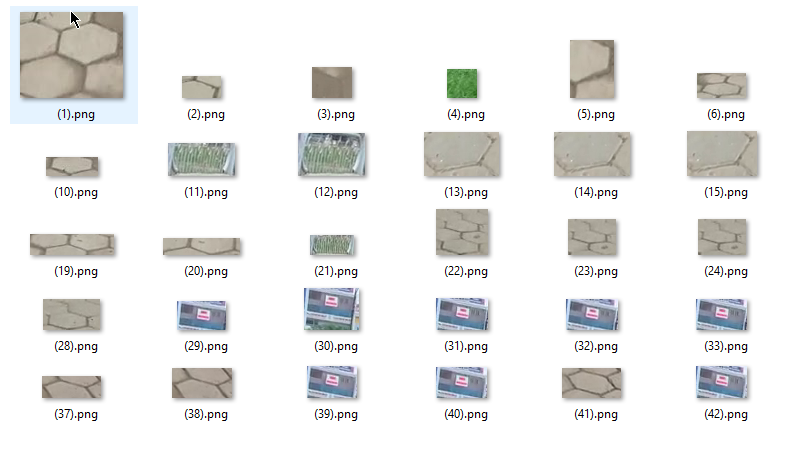
#> input picture images/0.png, 794 x 453 px, given as the content of the folder ./dataset/0, which was not available
$ python main.py   (older library calls are emulated)
#> lines starting #> are read from the running program, lines starting #| are printed output that depends on the picture; after the words box and inside, x2 and y2 are one past the last pixel; in counts of white or black regions, pixels touching at a corner belong together; pictures that were not available may be replaced by others from this repository, and a replacement may not be noted
### classification.py
import cv2
import numpy as np
from matplotlib import pyplot as plt
from os import listdir
# local modules
from common import clock, mosaic
from skimage.feature import hog
from sklearn.svm import SVC
import pickle

#Parameter
SIZE = 32
CLASS_NUMBER = 13

def load_traffic_dataset():
    dataset = []
    labels = []
    for sign_type in range(CLASS_NUMBER):
        sign_list = listdir("./dataset/{}".format(sign_type))
        for sign_file in sign_list:
            if '.png' in sign_file:
                path = "./dataset/{}/{}".format(sign_type,sign_file)
                print(path)
                img = cv2.imread(path,0)
                img = cv2.resize(img, (SIZE, SIZE))
                img = np.reshape(img, [SIZE, SIZE])
                dataset.append(img)
                labels.append(sign_type)
    return np.array(dataset), np.array(labels)


def deskew(img):
    m = cv2.moments(img)
    if abs(m['mu02']) < 1e-2:
        return img.copy()
    skew = m['mu11']/m['mu02']
    M = np.float32([[1, skew, -0.5*SIZE*skew], [0, 1, 0]])
    img = cv2.warpAffine(img, M, (SIZE, SIZE), flags=cv2.WARP_INVERSE_MAP | cv2.INTER_LINEAR)
    return img

class StatModel(object):
    # [4 lines left out: function load, not called in this run]

    def save(self):
        filename = 'svc_model.pkl'
        with open(filename, 'wb') as file:
            pickle.dump(self.model, file)

class SVM(StatModel):
    def __init__(self, C=12.5, gamma=0.50625):
        self.model = SVC(C=C, gamma=gamma, kernel='rbf', decision_function_shape='ovr')

    def train(self, samples, responses):
        self.model.fit(samples, responses)

    def predict(self, samples):
        return self.model.predict(samples)

# [20 lines left out: function evaluate_model, not called in this run]

def get_hog() :
    winSize = (20,20)
    blockSize = (10,10)
    blockStride = (5,5)
    cellSize = (10,10)
    nbins = 9
    derivAperture = 1
    winSigma = 4
    histogramNormType = 0
    L2HysThreshold = 2.0000000000000001e-01
    gammaCorrection = 0
    nlevels = 64
    signedGradient = True

    hog = cv2.HOGDescriptor(winSize,blockSize,blockStride,cellSize,nbins,derivAperture,winSigma,histogramNormType,L2HysThreshold,gammaCorrection,nlevels, signedGradient)
    return hog


def training():
    print('Loading data from data.png ... ')
    # Load data.
    #data, labels = load_data('data.png')
    data, labels = load_traffic_dataset()
    print(data.shape)
    print('Shuffle data ... ')
    # Shuffle data
    rand = np.random.RandomState(10)
    shuffle = rand.permutation(len(data))
    data, labels = data[shuffle], labels[shuffle]

    print('Deskew images ... ')
    #Xử lý góc nghiêng
    data_deskewed = list(map(deskew, data))

    print('Defining HoG parameters ...')
    # HoG feature descriptor
    hog = get_hog()

    print('Calculating HoG descriptor for every image ... ')
    hog_descriptors = []
    for img in data_deskewed:
        hog_descriptors.append(hog.compute(img))
    hog_descriptors = np.squeeze(hog_descriptors)

    # print('Spliting data into training (90%) and test set (10%)... ')
    train_n=int(0.9*len(hog_descriptors))
    data_train, data_test = np.split(data_deskewed, [train_n])
    hog_descriptors_train, hog_descriptors_test = np.split(hog_descriptors, [train_n])
    labels_train, labels_test = np.split(labels, [train_n])


    print('Training SVM model ...')
    model = SVM()
    model.train(hog_descriptors_train, labels_train)

    print('Saving SVM model ...')
    model.save()
    print(model)

    return model

    # svm_loaded = SVM()
    # svm_loaded.load()
    # return svm_loaded

# [10 lines left out: function getLabel, not called in this run]

### main.py
import cv2
import numpy as np
import matplotlib.pyplot as plt
from math import sqrt
from skimage.feature import blob_dog, blob_log, blob_doh
import imutils
import argparse
import os
import math

from classification import training, getLabel

SIGNS = ["ERROR",
        "STOP",
        "TURN LEFT",
        "TURN RIGHT",
        "DO NOT TURN LEFT",
        "DO NOT TURN RIGHT",
        "START",
        "SPEED LIMIT",
        "OTHER"]

# Clean all previous file
def clean_images():
	file_list = os.listdir('./')
	for file_name in file_list:
		if '.png' in file_name:
			os.remove(file_name)


### Preprocess image
#Enhance the visibility of features in low-light images or images with poor contrast.
def constrastLimit(image):
    #converts the image from BGR color space to YCrCb
    img_hist_equalized = cv2.cvtColor(image, cv2.COLOR_BGR2YCrCb)
    #splits the image into 3 channels: Y, Cr, and Cb
    channels = cv2.split(img_hist_equalized)
    temps = list(channels)
    # y channel improve the contrast of the image
    temps[0] = cv2.equalizeHist(channels[0])
    channels = tuple(temps)
    # channels[0] = cv2.equalizeHist(channels[0])
    #merges the channels back together and converts the image back to BGR color
    img_hist_equalized = cv2.merge(channels)
    img_hist_equalized = cv2.cvtColor(img_hist_equalized, cv2.COLOR_YCrCb2BGR)
    return img_hist_equalized

def LaplacianOfGaussian(image):
    #Reduce noise and smooth the image
    LoG_image = cv2.GaussianBlur(image, (3,3), 0)           # paramter
    #Converted to grayscale
    gray = cv2.cvtColor( LoG_image, cv2.COLOR_BGR2GRAY)
    #Enhance the edges
    LoG_image = cv2.Laplacian( gray, cv2.CV_8U,3,3,2)       # parameter
    #Scales the result to 8-bit unsigned integer format
    LoG_image = cv2.convertScaleAbs(LoG_image)
    return LoG_image

# binarization on an image
def binarization(image):
    thresh = cv2.threshold(image,32,255,cv2.THRESH_BINARY)[1]
    #thresh = cv2.adaptiveThreshold(image,255,cv2.ADAPTIVE_THRESH_GAUSSIAN_C, cv2.THRESH_BINARY,11,2)
    return thresh

def preprocess_image(image):
    image = constrastLimit(image)
    image = LaplacianOfGaussian(image)
    image = binarization(image)
    return image

# Find Signs
def removeSmallComponents(image, threshold):
    #find all your connected components (white blobs in your image)
    nb_components, output, stats, centroids = cv2.connectedComponentsWithStats(image, connectivity=8)
    sizes = stats[1:, -1];
    nb_components = nb_components - 1

    img2 = np.zeros((output.shape),dtype = np.uint8)
    #for every component in the image, you keep it only if it's above threshold
    for i in range(0, nb_components):
        if sizes[i] >= threshold:
            img2[output == i + 1] = 255
    return img2

def findContour(image):
    #find contours in the thresholded image
    cnts = cv2.findContours(image, cv2.RETR_EXTERNAL, cv2.CHAIN_APPROX_NONE    )
    cnts = cnts[0] if imutils.is_cv2() else cnts[1]
    return cnts

# [38 lines left out: functions contourIsSign, cropContour, cropSign, not called in this run]


def findLargestSign(image, contours, threshold, distance_theshold):
    max_distance = 0
    coordinate = None
    sign = None
    for c in contours:
        M = cv2.moments(c)
        if M["m00"] == 0:
            continue
        cX = int(M["m10"] / M["m00"])
        cY = int(M["m01"] / M["m00"])
        is_sign, distance = contourIsSign(c, [cX, cY], 1-threshold)
        if is_sign and distance > max_distance and distance > distance_theshold:
            max_distance = distance
            coordinate = np.reshape(c, [-1,2])
            left, top = np.amin(coordinate, axis=0)
            right, bottom = np.amax(coordinate, axis = 0)
            coordinate = [(left-2,top-2),(right+3,bottom+1)]
            sign = cropSign(image,coordinate)
    return sign, coordinate


# [19 lines left out: function findSigns, not called in this run]

def localization(image, min_size_components, similitary_contour_with_circle, model, count, current_sign_type):
    original_image = image.copy()
    binary_image = preprocess_image(image)

    binary_image = removeSmallComponents(binary_image, min_size_components)

    binary_image = cv2.bitwise_and(binary_image,binary_image, mask=remove_other_color(image))

    #binary_image = remove_line(binary_image)

    cv2.imshow('BINARY IMAGE', binary_image)
    contours = findContour(binary_image)
    #signs, coordinates = findSigns(image, contours, similitary_contour_with_circle, 15)
    sign, coordinate = findLargestSign(original_image, contours, similitary_contour_with_circle, 15)

    text = ""
    sign_type = -1
    i = 0

    if sign is not None:
        sign_type = getLabel(model, sign)
        sign_type = sign_type if sign_type <= 8 else 8
        text = SIGNS[sign_type]
        cv2.imwrite(str(count)+'_'+text+'.png', sign)

    if sign_type > 0 and sign_type != current_sign_type:
        cv2.rectangle(original_image, coordinate[0],coordinate[1], (0, 255, 0), 1)
        font = cv2.FONT_HERSHEY_PLAIN
        cv2.putText(original_image,text,(coordinate[0][0], coordinate[0][1] -15), font, 1,(0,0,255),2,cv2.LINE_4)
    return coordinate, original_image, sign_type, text

# [12 lines left out: function remove_line, not called in this run]

def remove_other_color(img):
    frame = cv2.GaussianBlur(img, (3,3), 0)
    hsv = cv2.cvtColor(frame, cv2.COLOR_BGR2HSV)
    # define range of blue color in HSV
    lower_blue = np.array([100,128,0])
    upper_blue = np.array([215,255,255])
    # Threshold the HSV image to get only blue colors
    mask_blue = cv2.inRange(hsv, lower_blue, upper_blue)

    lower_white = np.array([0,0,128], dtype=np.uint8)
    upper_white = np.array([255,255,255], dtype=np.uint8)
    # Threshold the HSV image to get only blue colors
    mask_white = cv2.inRange(hsv, lower_white, upper_white)

    lower_black = np.array([0,0,0], dtype=np.uint8)
    upper_black = np.array([170,150,50], dtype=np.uint8)

    mask_black = cv2.inRange(hsv, lower_black, upper_black)

    mask_1 = cv2.bitwise_or(mask_blue, mask_white)
    mask = cv2.bitwise_or(mask_1, mask_black)
    # Bitwise-AND mask and original image
    #res = cv2.bitwise_and(frame,frame, mask= mask)
    return mask

def main(args):
	#Clean previous image
    clean_images()
    #Training phase
    model = training()
#> in load_traffic_dataset, `img = cv2.resize(img, (SIZE, SIZE))`:
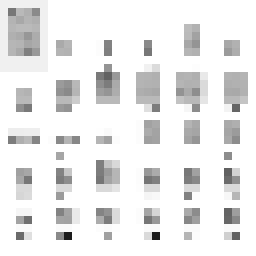
#> img: shape (32, 32) (shown 8 times larger); min 28, max 255, mean 234.4
#| (13, 32, 32)
#> in deskew, `m = cv2.moments(img)`: m = moments, m00 239992, centre m10/m00, m01/m00 = (15.54, 15.52)
#> in deskew, `skew = m['mu11']/m['mu02']`: skew = -0.013
#> in deskew, `M = np.float32([[1, skew, -0.5*SIZE*skew], [0, 1, 0]])`: M = [[1, -0.013, 0.208], [0, 1, 0]]

    vidcap = cv2.VideoCapture(0)
    # vidcap = cv2.VideoCapture(args.file_name)


    fps = vidcap.get(cv2.CAP_PROP_FPS)
    width = vidcap.get(3)  # float
    height = vidcap.get(4) # float

    # Define the codec and create VideoWriter object
    fourcc = cv2.VideoWriter_fourcc(*'XVID')
    out = cv2.VideoWriter('output.avi',fourcc, fps , (640,480))

    # initialize the termination criteria for cam shift, indicating
    # a maximum of ten iterations or movement by a least one pixel
    # along with the bounding box of the ROI
    termination = (cv2.TERM_CRITERIA_EPS | cv2.TERM_CRITERIA_COUNT, 10, 1)
    roiBox = None
    roiHist = None

    success = True
    similitary_contour_with_circle = 0.65   # parameter
    count = 0
    current_sign = None
    current_text = ""
    current_size = 0
    sign_count = 0
    coordinates = []
    position = []
    file = open("Output.txt", "w")
    while True:
        success,frame = vidcap.read()
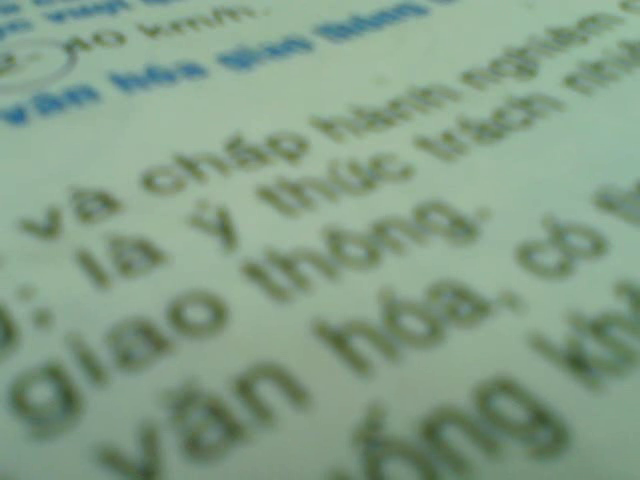
#> input picture frame 7 of output.avi, 640 x 480 px, given in place of the camera
#> frame is the input picture: shape (480, 640, 3); mean B, G, R 135.7, 158.3, 132.3
        if not success:
            print("FINISHED")
            break
        width = frame.shape[1]
#> width = 640
        height = frame.shape[0]
#> height = 480
        #frame = cv2.resize(frame, (640,int(height/(width/640))))
        frame = cv2.resize(frame, (640,480))

        print("Frame:{}".format(count))
        #image = cv2.cvtColor(image, cv2.COLOR_BGR2HSV)
        coordinate, image, sign_type, text = localization(frame, args.min_size_components, args.similitary_contour_with_circle, model, count, current_sign)
#> in constrastLimit, `img_hist_equalized = cv2.cvtColor(image, cv2.COLOR_BGR2YCrCb)`: img_hist_equalized: shape (480, 640, 3); mean of channels 0, 1, 2 147.9, 116.8, 121
#> in constrastLimit, `temps = list(channels)`: temps = 3 items
#> in constrastLimit, `img_hist_equalized = cv2.merge(channels)`: img_hist_equalized: shape (480, 640, 3); mean of channels 0, 1, 2 130, 116.8, 121
#> in LaplacianOfGaussian, `gray = cv2.cvtColor( LoG_image, cv2.COLOR_BGR2GRAY)`:
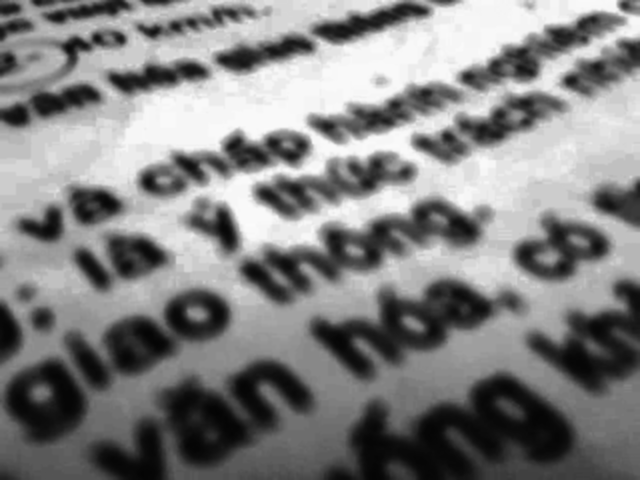
#> gray: shape (480, 640); min 4, max 251, mean 130
#> in binarization, `thresh = cv2.threshold(image,32,255,cv2.THRESH_BINARY)[1]`:
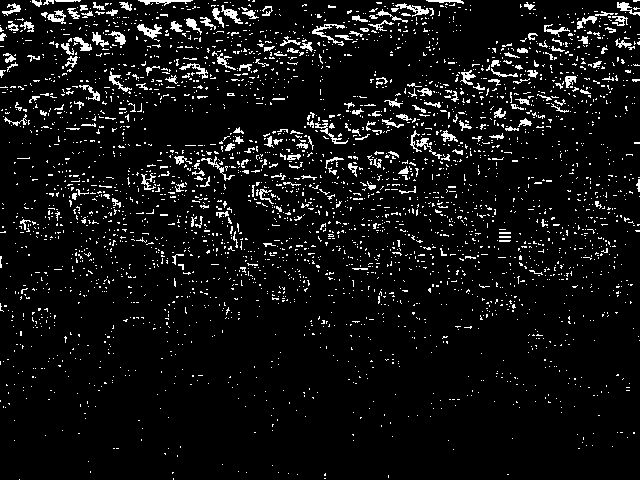
#> thresh: shape (480, 640); 6.8% white in thin lines or dots
#> in removeSmallComponents, `nb_components, output, stats, centroids = cv2.connectedComponentsWithS..`:
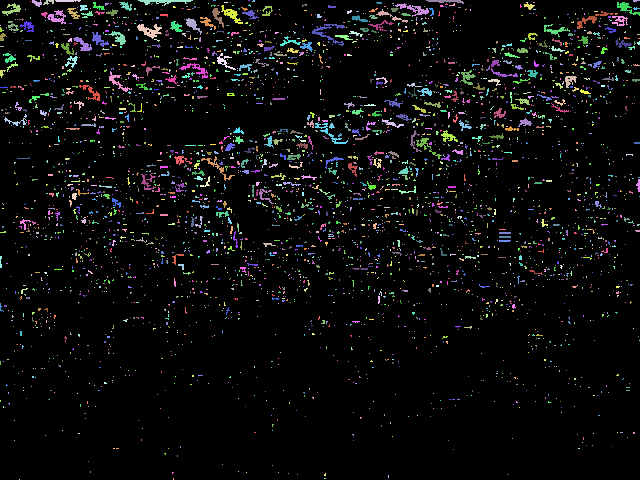
#> output: shape (480, 640) int32; 3396 distinct labels, from 0 to 3395; one colour per label, 0 black
#> in removeSmallComponents, `nb_components, output, stats, centroids = cv2.connectedComponentsWithS..`: nb_components = 3396; centroids = 3396 pairs, first value 0 to 639, second value 0 to 479
#> in removeSmallComponents, `sizes = stats[1:, -1];`: sizes = 3395 values, max 183 at index 192, min 1 at index 0, mean 6.13
#> in removeSmallComponents, `nb_components = nb_components - 1`: nb_components = 3395
#> after the loop in removeSmallComponents, `for i in range(0, nb_components):`: img2: shape (480, 640); every value is 0
#> in remove_other_color, `hsv = cv2.cvtColor(frame, cv2.COLOR_BGR2HSV)`: hsv: shape (480, 640, 3); mean H, S, V 63.2, 46.1, 158.5
#> in remove_other_color, `mask_blue = cv2.inRange(hsv, lower_blue, upper_blue)`:
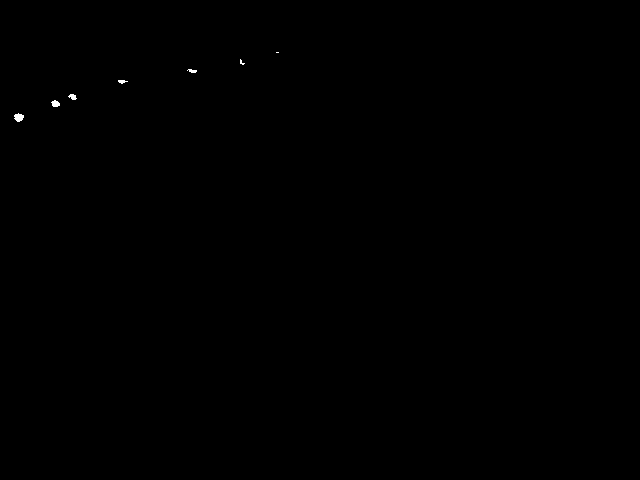
#> mask_blue: shape (480, 640); 0.07% white; 7 white regions (2 under 20 px), largest, box (x1, y1, x2, y2) and area: (14, 113, 24, 122) 63, (51, 100, 60, 107) 45, (68, 94, 77, 100) 35, (187, 69, 197, 73) 26, (118, 80, 128, 84) 25
#> in remove_other_color, `mask_white = cv2.inRange(hsv, lower_white, upper_white)`:
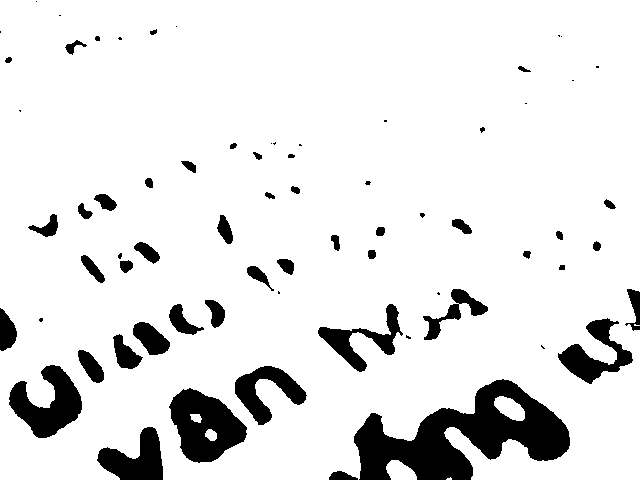
#> mask_white: shape (480, 640); 89.4% white; 70 black regions (23 under 20 px), largest, box (x1, y1, x2, y2) and area: (354, 379, 570, 480) 10591, (169, 388, 247, 463) 3607, (9, 365, 82, 438) 2808
#> in findContour, `cnts = cv2.findContours(image, cv2.RETR_EXTERNAL, cv2.CHAIN_APPROX_NON..`: cnts = 0 contours
#> in findContour, `cnts = cnts[0] if imutils.is_cv2() else cnts[1]`: cnts = []
#> after the loop in findLargestSign, `for c in contours:`: max_distance = 0
#> sign_type = -1; text = ''
        if coordinate is not None:
            cv2.rectangle(image, coordinate[0],coordinate[1], (255, 255, 255), 1)
        print("Sign:{}".format(sign_type))
#| Sign:-1
        if sign_type > 0 and (not current_sign or sign_type != current_sign):
            current_sign = sign_type
            current_text = text
            top = int(coordinate[0][1]*1.05)
            left = int(coordinate[0][0]*1.05)
            bottom = int(coordinate[1][1]*0.95)
            right = int(coordinate[1][0]*0.95)

            position = [count, sign_type if sign_type <= 8 else 8, coordinate[0][0], coordinate[0][1], coordinate[1][0], coordinate[1][1]]
            cv2.rectangle(image, coordinate[0],coordinate[1], (0, 255, 0), 1)
            font = cv2.FONT_HERSHEY_PLAIN
            cv2.putText(image,text,(coordinate[0][0], coordinate[0][1] -15), font, 1,(0,0,255),2,cv2.LINE_4)

            tl = [left, top]
            br = [right,bottom]
            print(tl, br)
            current_size = math.sqrt(math.pow((tl[0]-br[0]),2) + math.pow((tl[1]-br[1]),2))
            # grab the ROI for the bounding box and convert it
            # to the HSV color space
            roi = frame[tl[1]:br[1], tl[1]:br[1]]
            if roi.size == 0:
                continue
            else:
                roi = cv2.cvtColor(roi, cv2.COLOR_BGR2HSV)

            #roi = cv2.cvtColor(roi, cv2.COLOR_BGR2LAB)

            # compute a HSV histogram for the ROI and store the
            # bounding box
            roiHist = cv2.calcHist([roi], [0], None, [16], [0, 180])
            roiHist = cv2.normalize(roiHist, roiHist, 0, 255, cv2.NORM_MINMAX)
            roiBox = (tl[0], tl[1], br[0], br[1])

        elif current_sign:
            hsv = cv2.cvtColor(frame, cv2.COLOR_BGR2HSV)
            backProj = cv2.calcBackProject([hsv], [0], roiHist, [0, 180], 1)

            # apply cam shift to the back projection, convert the
            # points to a bounding box, and then draw them
            (r, roiBox) = cv2.CamShift(backProj, roiBox, termination)
            pts = np.int0(cv2.boxPoints(r))
            s = pts.sum(axis = 1)
            tl = pts[np.argmin(s)]
            br = pts[np.argmax(s)]
            size = math.sqrt(pow((tl[0]-br[0]),2) +pow((tl[1]-br[1]),2))
            print(size)

            if  current_size < 1 or size < 1 or size / current_size > 30 or math.fabs((tl[0]-br[0])/(tl[1]-br[1])) > 2 or math.fabs((tl[0]-br[0])/(tl[1]-br[1])) < 0.5:
                current_sign = None
                print("Stop tracking")
            else:
                current_size = size

            if sign_type > 0:
                top = int(coordinate[0][1])
                left = int(coordinate[0][0])
                bottom = int(coordinate[1][1])
                right = int(coordinate[1][0])

                position = [count, sign_type if sign_type <= 8 else 8, left, top, right, bottom]
                cv2.rectangle(image, coordinate[0],coordinate[1], (0, 255, 0), 1)
                font = cv2.FONT_HERSHEY_PLAIN
                cv2.putText(image,text,(coordinate[0][0], coordinate[0][1] -15), font, 1,(0,0,255),2,cv2.LINE_4)
            elif current_sign:
                position = [count, sign_type if sign_type <= 8 else 8, tl[0], tl[1], br[0], br[1]]
                cv2.rectangle(image, (tl[0], tl[1]),(br[0], br[1]), (0, 255, 0), 1)
                font = cv2.FONT_HERSHEY_PLAIN
                cv2.putText(image,current_text,(tl[0], tl[1] -15), font, 1,(0,0,255),2,cv2.LINE_4)

        if current_sign:
            sign_count += 1
            coordinates.append(position)

        cv2.imshow('Result', image)
        count = count + 1
        #Write to video
        out.write(image)
        if cv2.waitKey(1) & 0xFF == ord('q'):
#> (key q is pressed here)
            break
    file.write("{}".format(sign_count))
    for pos in coordinates:
        file.write("\n{} {} {} {} {} {}".format(pos[0],pos[1],pos[2],pos[3],pos[4], pos[5]))
    print("Finish {} frames".format(count))
    file.close()
    return


if __name__ == '__main__':
    parser = argparse.ArgumentParser(description="NLP Assignment Command Line")

    parser.add_argument(
      '--file_name',
      default= "./MVI_1049.avi",
      help= "Video to be analyzed"
      )

    parser.add_argument(
      '--min_size_components',
      type = int,
      default= 300,
      help= "Min size component to be reserved"
      )


    parser.add_argument(
      '--similitary_contour_with_circle',
      type = float,
      default= 0.65,
      help= "Similitary to a circle"
      )

    args = parser.parse_args()
    main(args)
